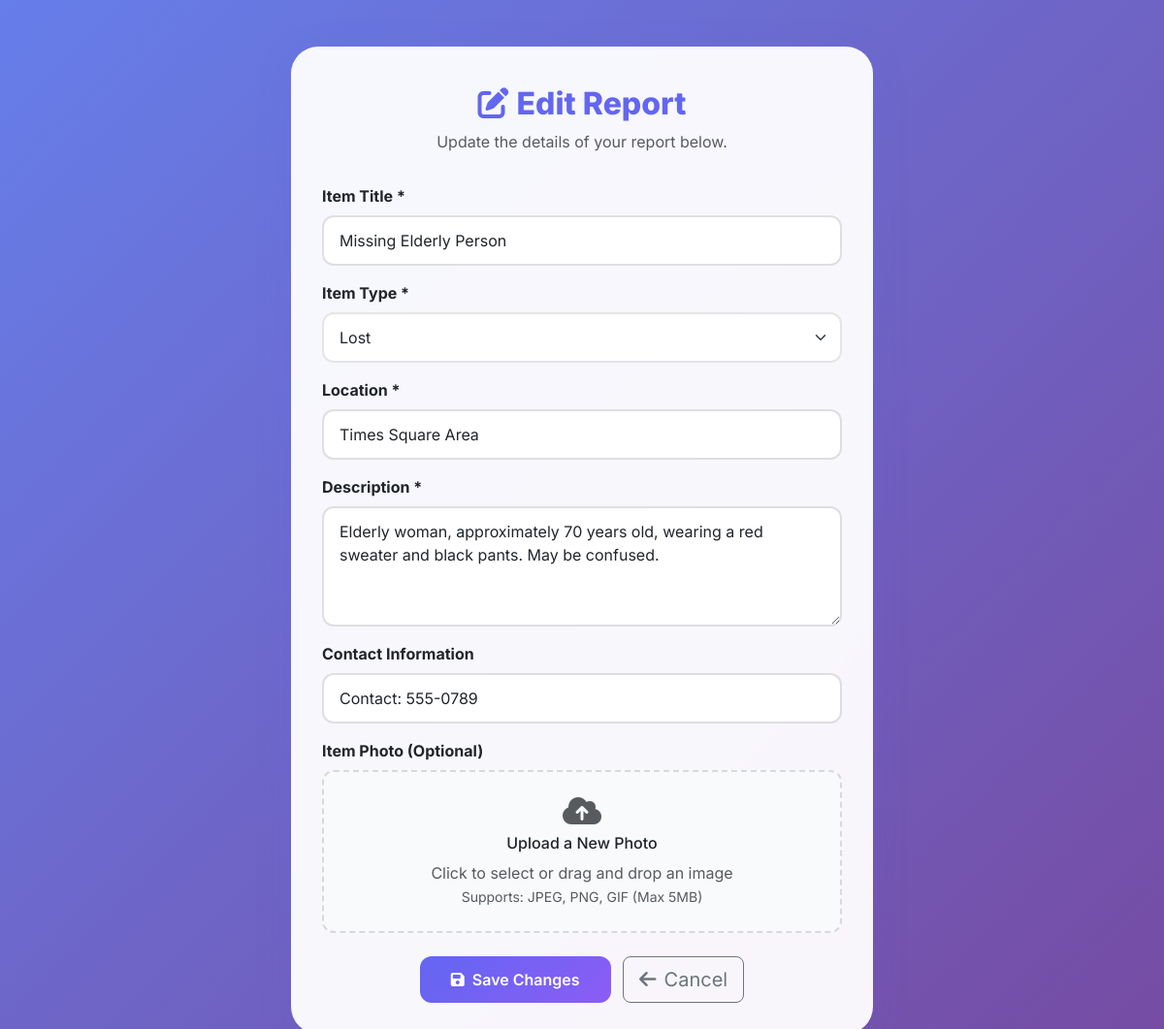
Screenshot of /edit_report.php?id=3 (signed in) with the database file from the repository.
### tables this page shows
CREATE TABLE reports (
    id INT AUTO_INCREMENT PRIMARY KEY,
    title VARCHAR(255) NOT NULL,
    type ENUM('lost', 'found') NOT NULL,
    category ENUM('item', 'person', 'pet') NOT NULL DEFAULT 'item',
    description TEXT NOT NULL,
    location VARCHAR(255) NOT NULL,
    latitude DECIMAL(10, 8) DEFAULT NULL,
    longitude DECIMAL(11, 8) DEFAULT NULL,
    contact_info TEXT,
    photo VARCHAR(255) DEFAULT NULL,
    status ENUM('pending', 'returned') DEFAULT 'pending',
    reported_by INT,
    created_at TIMESTAMP DEFAULT CURRENT_TIMESTAMP,
    FOREIGN KEY (reported_by) REFERENCES users(id) ON DELETE SET NULL
);

### edit_report.php (the view, shortened to what this page needs)
<?php
require 'includes/db.php';
$id = intval($_GET['id']);
$stmt = $conn->prepare("SELECT * FROM reports WHERE id = ?");
$stmt->bind_param("i", $id);
$stmt->execute();
$result = $stmt->get_result();
$report = $result->fetch_assoc();
?>
<!DOCTYPE html>
<html lang="en">
<head>
    <link href="https://cdn.jsdelivr.net/npm/bootstrap@5.3.0/dist/css/bootstrap.min.css" rel="stylesheet">
    <link href="https://cdnjs.cloudflare.com/ajax/libs/font-awesome/6.4.0/css/all.min.css" rel="stylesheet">
</head>
<body>
    <div class="edit-report-card">
        <div class="edit-header">
            <h2><i class="fas fa-edit me-2"></i>Edit Report</h2>
            <p class="text-muted mb-0">Update the details of your report below.</p>
        </div>
        <form method="post" enctype="multipart/form-data">
            <div class="mb-3">
                <label for="title" class="form-label fw-bold">Item Title *</label>
                <input type="text" class="form-control" id="title" name="title" value="<?= htmlspecialchars($report['title']) ?>" required>
            </div>
            <div class="mb-3">
                <label class="form-label fw-bold">Item Type *</label>
                <select name="type" class="form-select" required>
                    <option value="lost" <?= $report['type'] === 'lost' ? 'selected' : '' ?>>Lost</option>
                </select>
            </div>
            <div class="mb-3">
                <label for="location" class="form-label fw-bold">Location *</label>
                <input type="text" class="form-control" id="location" name="location" value="<?= htmlspecialchars($report['location']) ?>" required>
            </div>
            <div class="mb-3">
                <label for="description" class="form-label fw-bold">Description *</label>
                <textarea class="form-control" id="description" name="description" rows="4" required><?= htmlspecialchars($report['description']) ?></textarea>
            </div>
            <div class="mb-3">
                <label for="contact_info" class="form-label fw-bold">Contact Information</label>
                <input type="text" class="form-control" id="contact_info" name="contact_info" value="<?= htmlspecialchars($report['contact_info']) ?>">
            </div>
            <div class="mb-4">
                <label class="form-label fw-bold">Item Photo (Optional)</label>
                <div class="file-upload" onclick="document.getElementById('photo').click()">
                    <i class="fas fa-cloud-upload-alt fa-2x text-muted mb-2"></i>
                    <h6>Upload a New Photo</h6>
                    <p class="text-muted mb-0">Click to select or drag and drop an image</p>
                    <small class="text-muted">Supports: JPEG, PNG, GIF (Max 5MB)</small>
                </div>
            </div>
            <div class="text-center">
                <button type="submit" class="btn btn-primary btn-lg">
                    <i class="fas fa-save me-2"></i>Save Changes
                </button>
                <a href="view.php?id=<?= $report['id'] ?>" class="btn btn-outline-secondary btn-lg ms-2">
                    <i class="fas fa-arrow-left me-2"></i>Cancel
                </a>
            </div>
        </form>
    </div>
</body>
</html>

### edit_report.php (style rules this page uses)
body { font-family: 'Inter', sans-serif; background: linear-gradient(135deg, #667eea 0%, #764ba2 100%); min-height: 100vh; }
.edit-report-card { background: rgba(255,255,255,0.95); backdrop-filter: blur(12px); border-radius: 28px; box-shadow: 0 8px 40px rgba(99,102,241,0.10); padding: 2.5rem 2rem 2rem 2rem; margin: 3rem auto 2rem auto; max-width: 600px; }
.edit-header { text-align: center; margin-bottom: 2rem; }
.edit-header h2 { font-weight: 800; font-size: 2rem; color: #6366f1; margin-bottom: 0.5rem; }
.form-control, .form-select { border-radius: 12px; border: 2px solid rgba(0, 0, 0, 0.1); padding: 0.75rem 1rem; font-size: 1rem; transition: all 0.3s ease; }
.btn-primary { background: linear-gradient(135deg, #6366f1, #8b5cf6); border: none; border-radius: 12px; padding: 0.75rem 2rem; font-weight: 600; font-size: 1rem; transition: all 0.3s ease; }
.file-upload { border: 2px dashed rgba(0, 0, 0, 0.13); border-radius: 12px; padding: 1.5rem; text-align: center; transition: all 0.3s ease; cursor: pointer; background: #f8fafc; }

### rows the page displays
reports: title "Missing Elderly Person", type "Lost", location "Times Square Area", description "Elderly woman, approximately 70 years old, wearing a red sweater and black pants. May be confused.", contact_info "Contact: 555-0789"
